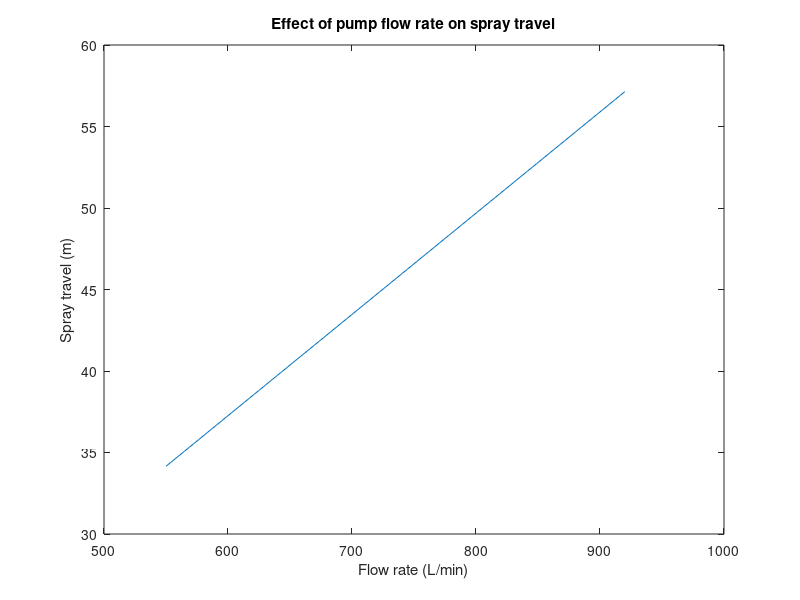
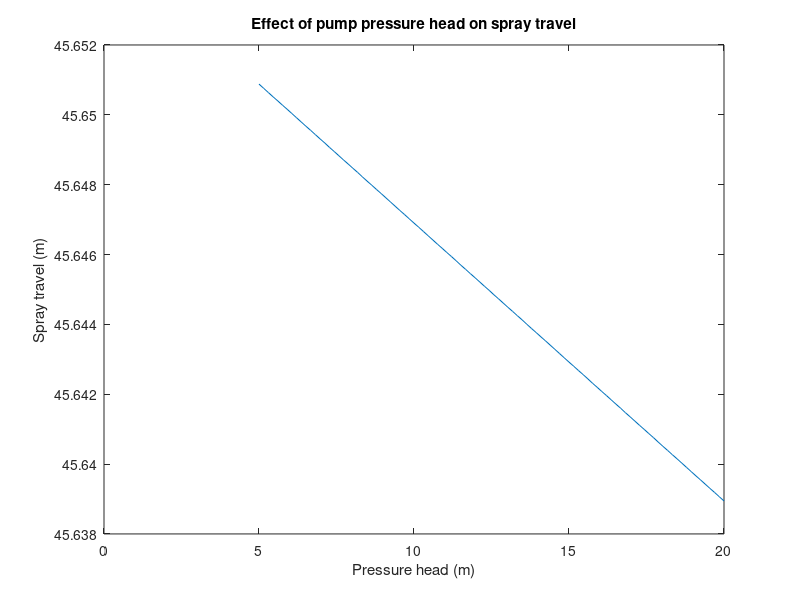

Recreate these plots in MATLAB, in order.
%% Initial parametric analysis of water pumps
clc
clear

% Parameters
g = 9.81;
mu = 0.00089;
rho_water = 1000;
ep = 0.0001525;

% Variables (temporarily set to constants, based on average values from
% lower and upper bounds of constraints
r = 0.02;
l = 0.6;
a = 45;

% Testing values

F_upper = 920;
F_lower = 550;

H_upper = 20;
H_lower = 5;

% Averages

F = 735;
H = 12.5;

%% Plotting pump flow rate against spray travel T

F_values = linspace(F_lower,F_upper,100);

X = (ep./(7.4.*r)).^1.1 + ((241.*r)./(25000.*F_values));
Hf =((1./(-1.8.*log10(X))).^2.*mu.*l.*F_values.^2)./(pi.^2.*r.*3.*g);
T = sin(2.*a).*-mu.*(H-l.*sin(a)-((F_values.*g)./(2.*pi.*r))-Hf);

plot(F_values,T)
title('Effect of pump flow rate on spray travel')
xlabel('Flow rate (L/min)')
ylabel('Spray travel (m)')
set(gcf,'color','w');

%% Plotting pump pressure head against spray travel T
    
H_values = linspace(H_lower,H_upper,100);

X = (ep./(7.4.*r)).^1.1 + ((241.*r)./(25000.*F));
Hf =((1./(-1.8.*log10(X))).^2.*mu.*l.*F.^2)./(pi.^2.*r.*3.*g);
T = sin(2.*a).*-mu.*(H_values-l.*sin(a)-((F.*g)./(2.*pi.*r))-Hf);

figure();
plot(H_values,T)
title('Effect of pump pressure head on spray travel')
xlabel('Pressure head (m)')
ylabel('Spray travel (m)')
set(gcf,'color','w');